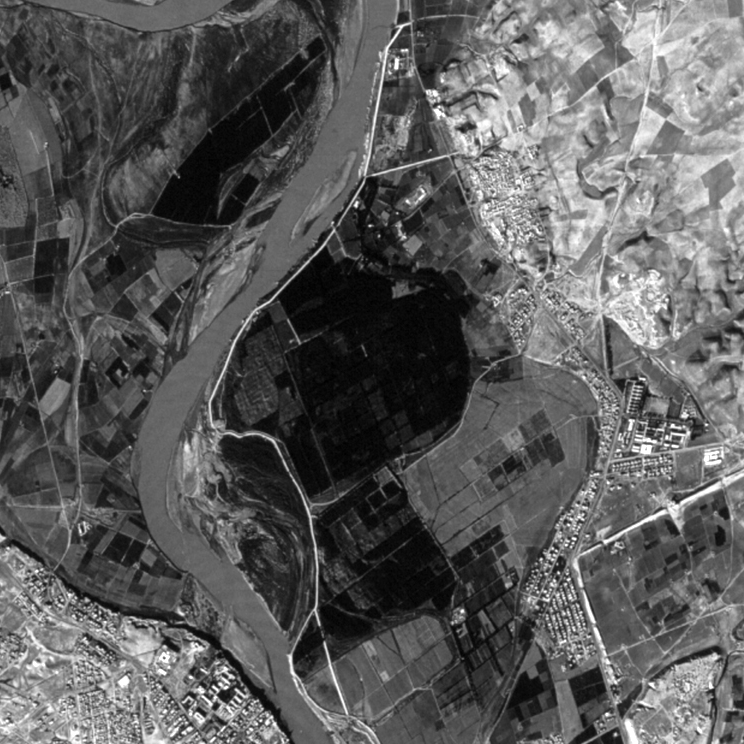
#> input picture nt_toolbox/data/road2.png, 744 x 744 px, found by its file name
$ jupyter execute --allow-errors Fast_marching_2d.ipynb   (shell and % lines are left out)   (older library calls are emulated)
#> lines starting #> are read from the running program, lines starting #| are printed output that depends on the picture; long printed decimals are rounded
### nt_toolbox/perform_fast_marching.py
import numpy as np
import skfmm as fmm

def perform_fast_marching_isotropic(W, start_points, periodic=False):
    """
        Implementation of the fast marching algorithm in 2Ds using the skfmm library
        W : 2D weight matrix, must be positive
        start_points : 2 x n array, start_points[:,i] is the ith starting point
    """
    D_temp = np.ones_like(W) # 0-levelsets indicate boundary from which we compute distance
    D_temp[start_points[0,:],start_points[1,:]] = 0
    return fmm.distance(D_temp, speed=W, periodic=periodic) + 1e-15


### TP1/Fast_marching_2d.ipynb
Fast Marching in 2D
===================

*Important:* Please read the [installation page](http://gpeyre.github.io/numerical-tours/installation_matlab/) for details about how to install the toolboxes.
$\newcommand{\dotp}[2]{\langle #1, #2 \rangle}$
$\newcommand{\enscond}[2]{\lbrace #1, #2 \rbrace}$
$\newcommand{\pd}[2]{ \frac{ \partial #1}{\partial #2} }$
$\newcommand{\umin}[1]{\underset{#1}{\min}\;}$
$\newcommand{\umax}[1]{\underset{#1}{\max}\;}$
$\newcommand{\umin}[1]{\underset{#1}{\min}\;}$
$\newcommand{\uargmin}[1]{\underset{#1}{argmin}\;}$
$\newcommand{\norm}[1]{\|#1\|}$
$\newcommand{\abs}[1]{\left|#1\right|}$
$\newcommand{\choice}[1]{ \left\{  \begin{array}{l} #1 \end{array} \right. }$
$\newcommand{\pa}[1]{\left(#1\right)}$
$\newcommand{\diag}[1]{{diag}\left( #1 \right)}$
$\newcommand{\qandq}{\quad\text{and}\quad}$
$\newcommand{\qwhereq}{\quad\text{where}\quad}$
$\newcommand{\qifq}{ \quad \text{if} \quad }$
$\newcommand{\qarrq}{ \quad \Longrightarrow \quad }$
$\newcommand{\ZZ}{\mathbb{Z}}$
$\newcommand{\CC}{\mathbb{C}}$
$\newcommand{\RR}{\mathbb{R}}$
$\newcommand{\EE}{\mathbb{E}}$
$\newcommand{\Zz}{\mathcal{Z}}$
$\newcommand{\Ww}{\mathcal{W}}$
$\newcommand{\Vv}{\mathcal{V}}$
$\newcommand{\Nn}{\mathcal{N}}$
$\newcommand{\NN}{\mathcal{N}}$
$\newcommand{\Hh}{\mathcal{H}}$
$\newcommand{\Bb}{\mathcal{B}}$
$\newcommand{\Ee}{\mathcal{E}}$
$\newcommand{\Cc}{\mathcal{C}}$
$\newcommand{\Gg}{\mathcal{G}}$
$\newcommand{\Ss}{\mathcal{S}}$
$\newcommand{\Pp}{\mathcal{P}}$
$\newcommand{\Ff}{\mathcal{F}}$
$\newcommand{\Xx}{\mathcal{X}}$
$\newcommand{\Mm}{\mathcal{M}}$
$\newcommand{\Ii}{\mathcal{I}}$
$\newcommand{\Dd}{\mathcal{D}}$
$\newcommand{\Ll}{\mathcal{L}}$
$\newcommand{\Tt}{\mathcal{T}}$
$\newcommand{\si}{\sigma}$
$\newcommand{\al}{\alpha}$
$\newcommand{\la}{\lambda}$
$\newcommand{\ga}{\gamma}$
$\newcommand{\Ga}{\Gamma}$
$\newcommand{\La}{\Lambda}$
$\newcommand{\si}{\sigma}$
$\newcommand{\Si}{\Sigma}$
$\newcommand{\be}{\beta}$
$\newcommand{\de}{\delta}$
$\newcommand{\De}{\Delta}$
$\newcommand{\phi}{\varphi}$
$\newcommand{\th}{\theta}$
$\newcommand{\om}{\omega}$
$\newcommand{\Om}{\Omega}$

[cell 1]
%cd MVA_NT_geodesic_methods

from __future__ import division
from nt_toolbox.general import *
from nt_toolbox.signal import *
from nt_toolbox.graph import *
%pylab inline

Shortest Path for Isotropic Metrics
-----------------------------------
Shortest paths are 2D curves that minimize a weighted length according to
a given metric $W(x)$ for $x \in [0,1]^2$.
The metric is usually computed from an input image $f(x)$.

The length of a curve $ t \in [0,1] \mapsto \gamma(t) \in [0,1]^2 $ is
$$ L(\gamma) = \int_0^1 W(\gamma(t)) \norm{\gamma'(t)} \text{d} t. $$

Note that $L(\gamma)$ is invariant under re-parameterization of the
curve $\gamma$.

A geodesic curve $\gamma$ between two points $x_0$ and $x_1$ has minimum
length among curves joining $x_0$ and $x_1$,
$$ \umin{\ga(0)=x_0, \ga(1)=x_1} L(\ga). $$
A shortest curve thus tends to pass in areas where $W$ is small.

The geodesic distance between the two points is then
$d(x_0,x_1)=L(\gamma)$ is the geodesic distance according to the metric $W$.

Pixel values-based Geodesic Metric
----------------------------------
The geodesic distance map $D(x)=d(x_0,x)$ to a fixed starting point $x_0$
is the unique viscosity solution of
the Eikonal equation
$$ \norm{ \nabla D(x)} = W(x) \qandq D(x_0)=0. $$

This equation can be solved numerically in $O(N \log(N))$ operation on a discrete
grid of $N$ points.

We load the input image $f$.

[cell 2]
n = 300;
name = 'nt_toolbox/data/road2.png';

import pandas as pd
import imageio
import numpy as np
from skimage.transform import resize

I = np.array(imageio.imread(name)) #we load the image and turn it into a numpy array
#> I is the input picture: shape (744, 744); min 0, max 255, mean 91.2
I = resize(I,(n,n))
#> I: shape (300, 300) float64
print(I.shape)
#| (300, 300)
print(type(I)) #
#| <class 'numpy.ndarray'>

Display the image.

[cell 3]
plt.imshow(I, cmap='gray') #the key cmap indicates the colormap that is used to display the image

Define start and end points $x_0$ and $x_1$ (note that you can use your own points).

[cell 4]
x0 = np.array([[50],[148]])
x1 = np.array([[293],[141]])

The metric is defined according to $f$ in order to be low at pixel
whose value is close to $f(x)$. A typical example is
$$ W(x) = \epsilon + \abs{f(x_0)-f(x)} $$
where the value of $ \epsilon>0 $ should be increased in order to
obtain smoother paths.

[cell 5]
epsilon = 1e-2;
W = epsilon + np.abs(I-I[x0[1,0],x0[0,0]]);
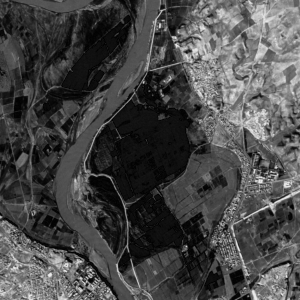
#> W: shape (300, 300) float64; min 0.01, max 0.919, mean 0.286
print(I[x0[0,0],x0[1,0]])
#| 0.3887

Display the metric $W$.

[cell 6]
plt.imshow((W<0.2) + epsilon, cmap='gray')
plt.scatter(x0[1,:],x0[0,:])
plt.scatter(x1[1,:],x1[0,:])
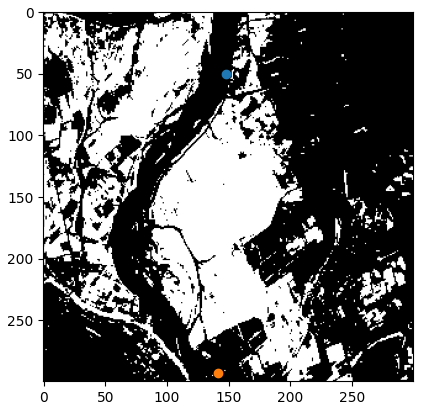
#> figure drawn by matplotlib, 1 panel

Set options for the propagation: infinite number of iterations, and stop
when the front hits the end point.

Perform the propagation, so that $D(a,b)$ is the geodesic distance
between the pixel $x_1=(a,b)$ and the starting point $x_0$.
Note that the function |perform_fast_marching| takes as input the inverse
of the metric $1/W(x)$.

[cell 7]
from nt_toolbox.perform_fast_marching import perform_fast_marching_isotropic as FM

#> (a cell that did not finish here is left out)


plt.imshow(D<100); plt.colorbar()

Display the propagated distance map $D$.
We display in color the distance map in areas where the front has
propagated, and leave in black and white the area where the front did not
propagate.

__Exercise 1__

Display the progressive propagation.
This corresponds to displaying the front
$ \enscond{x}{D(x) \leq t} $ for various arrival times $t$.

Geodesic Curve Extraction
-------------------------
Once the geodesic distance map $D(x)$ to a starting point $x_0$ is
computed, the geodesic curve between any point $x_1$ and $x_0$
extracted through gradient descent
$$ \ga'(t) = - \eta_t \nabla D(\ga(t)), $$
where $\eta_t>0$ controls the parameterization speed of the resulting
curve. To obtain unit speed parameterization, one can use $\eta_t =
\norm{\nabla D(\ga(t))}^{-1}$.

Recompute the geodesic distance map $D$ on the whole grid.

#> (a cell that did not finish here is left out)


Display $D$.

#> (a cell that did not finish here is left out)

Compute the gradient $G_0(x) = \nabla D(x) \in \RR^2$ of the distance map. Use centered differences.

#> (a cell that did not finish here is left out)

Normalize the gradient to obtained $G(x) = G_0(x)/\norm{G_0(x)}$, in order to have unit speed geodesic curve (parameterized
by arc length).

#> (a cell that did not finish here is left out)

Display $G$.

[cell 13]
plt.subplot(1,2,1)
#> (the rest of this cell did not finish here and is left out)

The geodesic is then numerically computed using a discretized gradient
descent, which defines a discret curve $ (\ga_k)_k $ using
$$ \ga_{k+1} = \ga_k - \tau G(\ga_k) $$
where $\ga_k \in \RR^2$ is an approximation of $\ga(t)$ at time
$t=k\tau$, and the step size $\tau>0$ should be small enough.

Step size $\tau$ for the gradient descent.

[cell 14]
tau = 1e-1

Initialize the path with the ending point.

[cell 15]
gamma = x1

Define a shortcut to interpolate $G$ at a 2-D points.
_Warning:_ the |interp2| switches the role of the axis ...

[cell 16]
from scipy.ndimage import map_coordinates

Compute the gradient at the last point in the path, using interpolation.

[cell 17]
interpolation = lambda G, inds: np.vstack([map_coordinates(G[:,:,0], np.expand_dims(inds,axis=1)), map_coordinates(G[:,:,1], np.expand_dims(inds,axis=1))])
gamma = x1
#> (the rest of this cell did not finish here and is left out)

Perform the descent and add the new point to the path.

#> (a cell that did not finish here is left out)

__Exercise 2__

Perform the full geodesic path extraction by iterating the gradient
descent. You must be very careful when the path become close to
$x_0$, because the distance function is not differentiable at this
point. You must stop the iteration when the path is close to $x_0$.

Display the curve on the image background.

[cell 19]
plt.imshow(I, cmap='gray')
plt.scatter(gamma[1,:], gamma[0,:], c='r', s=10)
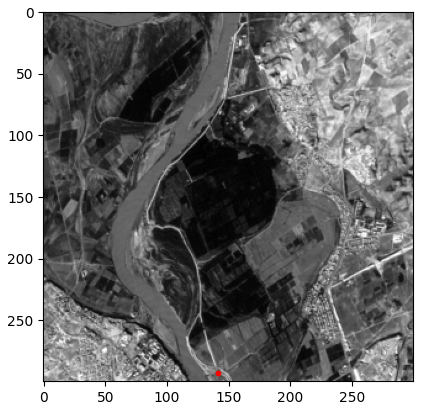
#> figure drawn by matplotlib, 1 panel

Display the curve on the distance background.

#> (a cell that did not finish here is left out)

__Exercise 3__

Study the influence of the $\epsilon$ parameter.

[cell 21]
list_epsilon = [1e-1, 5*1e-1, 1, 10]

__Exercise 4__

Perform the shortest path
extraction for various images such as 'cavern' or 'mountain'.
oad
radient
isplay

[cell 22]
I = np.array(imageio.imread('nt_toolbox/data/cavern.png')) # change 'cavern' to any other image contained in the data folder
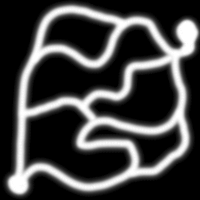
#> input picture nt_toolbox/data/cavern.png, 200 x 200 px, found by its file name
#> I is the input picture: shape (200, 200); min 0, max 255, mean 66.3
plt.imshow(I, cmap='gray')

Edge-based Geodesic Metric
--------------------------
It is possible to extract the boundary of an object using shortest paths
that follows region of high gradient.

First we load an image $f$.

[cell 23]
n=256
I = np.array(imageio.imread('nt_toolbox/data/cortex.bmp'))
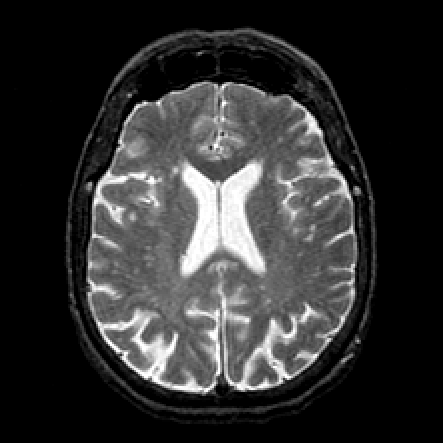
#> input picture TP1/nt_toolbox/data/cortex.bmp, 443 x 443 px
#> I is the input picture: shape (443, 443, 3); min 0, max 255, mean 48.6
I = resize(I,(n,n))[:,:,0]
#> I: shape (256, 256) float64
print(I.shape)
#| (256, 256)

Display it.

[cell 24]
plt.imshow(I, cmap='gray')

An edge-attracting potential $W(x)$ should be small
in regions of high gradient. A popular choice is
$$ W(x) = \frac{1}{\epsilon + G_\si \star G(x)}$
 \qwhereq G(x) = \norm{\nabla f(x)}, $$
and where $G_\si$ is a Gaussian kernel of variance $\si^2$.

Compute the gradient norm $G(x)$.

[cell 25]
print(I.shape)
#| (256, 256)
[Gx,Gy] = np.gradient(I)
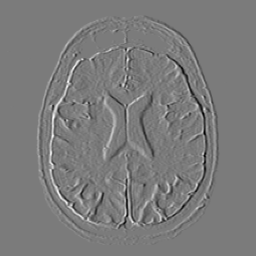
#> Gy: shape (256, 256) float64; min -0.419, max 0.445, mean -2.12e-20; drawn with min black and max white
G = np.dstack([Gx, Gy])
print(np.sum(G**2,axis=2).shape)
#| (256, 256)
G = G/(np.sqrt(np.sum(G**2, axis=2, keepdims=True)))

Smooth it by $G_\si$.

[cell 26]
#from nt_toolbox.perform_blurring import perform_blurring
from scipy.ndimage.filters import gaussian_filter
BlurredGx = gaussian_filter(Gx, sigma=3)
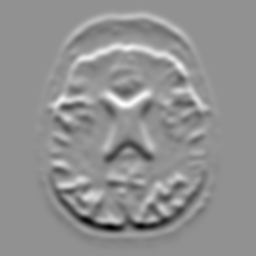
#> BlurredGx: shape (256, 256) float64; min -0.0978, max 0.0739, mean 1.08e-19; drawn with min black and max white
BlurredGy = gaussian_filter(Gy, sigma=3)
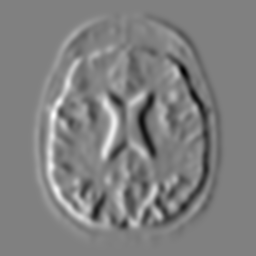
#> BlurredGy: shape (256, 256) float64; min -0.0841, max 0.0826, mean 2.08e-20; drawn with min black and max white

Display the smoothed gradient $ G \star G_\si $.

[cell 27]
plt.imshow(BlurredGx**2+BlurredGy**2, cmap='gray')
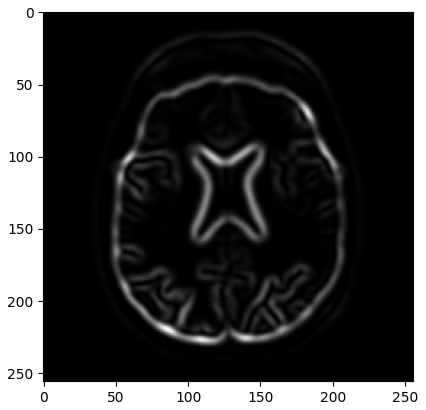
#> figure drawn by matplotlib, 1 panel

Compute the metric.

[cell 28]
epsilon = 0.01;
W = 1/( epsilon + BlurredGx**2+BlurredGy**2 );
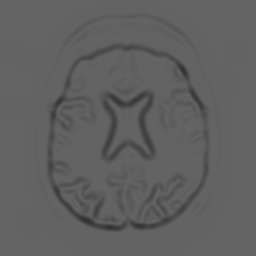
#> W: shape (256, 256) float64; min 49.01, max 100, mean 96.7

Display it.

[cell 29]
plt.imshow(W)

Set two starting point $ \Ss = \{x_0^1,x_0^2\} $ (you can use other points).

[cell 30]
x0 = np.array([[136,53],[123,205]]).T

Compute the Fast Marching from these two base points.

#> (a cell that did not finish here is left out)


Display the geodesic distance (with color normalization).

#> (a cell that did not finish here is left out)

The Voronoi segmentation associated to $\Ss$ is
$$ \Cc_i = \enscond{x}{ \forall j \neq i, \; d(x_0^i,x) \leq d(x_0^j,x) }. $$

This Voronoi segmentation is computed during the Fast Marching
propagation and is encoded in the partition function $Q(x)$
using $\Cc_i = \enscond{x}{Q(x)=i}$.

Display the distance and the Voronoi segmentation.

#> (a cell that did not finish here is left out)
